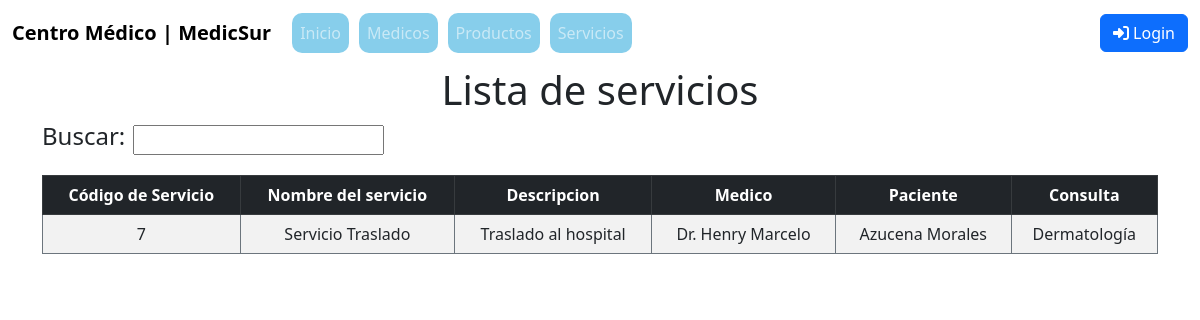
The app's page /index.php?c=Servicios&f=index with its own data.
### tables this page shows
CREATE TABLE `servicios` (
  `idServicio` int(4) NOT NULL,
  `nombreServicio` varchar(100) NOT NULL,
  `descripcion` varchar(255) NOT NULL,
  `medico_id` int(3) NOT NULL,
  `paciente_id` int(4) NOT NULL,
  `consultamedica_id` int(4) NOT NULL
);

CREATE TABLE `medicos` (
  `ID` int(3) NOT NULL,
  `Cedula` varchar(10) NOT NULL,
  `Nombres` varchar(40) NOT NULL,
  `Apellidos` varchar(40) NOT NULL,
  `Edad` varchar(3) NOT NULL,
  `Especialidad` varchar(20) NOT NULL,
  `Correo` varchar(40) NOT NULL,
  `Numero_Telefono` varchar(10) NOT NULL
);

CREATE TABLE `pacientes` (
  `idPaciente` int(4) NOT NULL,
  `nombre` varchar(150) NOT NULL,
  `cedula` varchar(10) NOT NULL,
  `edad` varchar(3) NOT NULL,
  `genero` varchar(10) NOT NULL,
  `correo` varchar(100) NOT NULL,
  `direccion` varchar(20) NOT NULL,
  `telefono` varchar(80) NOT NULL
);

CREATE TABLE `consulta_medica` (
  `idConsulta` int(4) NOT NULL,
  `nombrePaciente` varchar(150) NOT NULL,
  `email` varchar(100) NOT NULL,
  `telefono` varchar(10) NOT NULL,
  `especialidadMedica` varchar(20) NOT NULL,
  `fechaConsulta` date NOT NULL,
  `horaConsulta` time NOT NULL
);

### controller/ServiciosController.php (called while the page is built, shortened)
<?php
require_once 'model/dao/ServiciosDAO.php';
class ServiciosController
{
  private $model;
  public function __construct()
  {
    $this->model = new ServiciosDAO();
  }
  public function index()
  {
    $resultados = $this->model->selectAll("");
    require_once V_SERVICIO. 'servicios.list.php';
  }
}

### index.php (called while the page is built, shortened)
<?php
    $front = new FrontController();
    $front->ruteo();
?>

### config/Conexion.php (called while the page is built, shortened)
<?php
class Conexion{
    public static function getConexion(){
        $con = 'mysql:host=localhost;port=3306;dbname=' . DBNAME;
        $conexion = null;
        try{
            $conexion = new PDO($con, DBUSER,DBPASSWORD);
            $conexion -> setAttribute(PDO::ATTR_ERRMODE, PDO::ERRMODE_EXCEPTION);
        } catch(Exception $ex){
            echo $ex;
            die("Error " . $ex->getMessage());
        }
        return $conexion;
    }
}
?>

### model/dao/ServiciosDAO.php (called while the page is built, shortened)
<?php
require_once 'config/Conexion.php';
class ServiciosDAO
{
    private $con;
    public function __construct()
    {
        $this->con = Conexion::getConexion();
    }
    public function selectAll($parametro)
    {
        $sql = "SELECT s.idServicio, s.nombreServicio, s.descripcion, m.Nombres AS nombreMedico, p.nombre AS nombrePaciente, c.especialidadMedica AS nombreConsulta
    FROM servicios s
    INNER JOIN medicos m ON s.medico_id = m.ID
    INNER JOIN pacientes p ON s.paciente_id = p.idPaciente
    INNER JOIN consulta_medica c ON s.consultamedica_id = c.idConsulta
    WHERE (s.nombreServicio LIKE :b1 OR s.descripcion LIKE :b2 OR s.medico_id LIKE :b3 OR s.paciente_id LIKE :b4 OR s.consultamedica_id LIKE :b5)";
        $stmt = $this->con->prepare($sql);
        $conlike = '%' . $parametro . '%';
        $data = array('b1' => $conlike, 'b2' => $conlike, 'b3' => $conlike, 'b4' => $conlike, 'b5' => $conlike);
        $stmt->execute($data);
        $resultados = $stmt->fetchAll(PDO::FETCH_ASSOC);
        return $resultados;
    }
}

### view/servicio/servicios.list.php (the view, shortened to what this page needs)
<div class="container">
  <div class="row">
    <div class="col-md-6 d-flex align-items-center">
      <h4 class="me-2">Buscar: </h4>
      <input type="text" name="busquedaAjax" id="busquedaAjax" class="px-2" />
    </div>
    <div class="col-md-6 d-flex justify-content-end">
    </div>
  </div>
  <div class="table-responsive-md mt-3">
    <table class="table table-striped table-bordered border-secondary">
      <thead class="table-dark text-center">
        <th>Código de Servicio</th>
        <th>Nombre del servicio</th>
        <th>Descripcion</th>
        <th>Medico</th>
        <th>Paciente</th>
        <th>Consulta</th>
      </thead>
      <tbody class="datos-tabla text-center">
        <?php
        foreach ($resultados as $fila) {
          ?>
          <tr>
            <td>
              <?php echo $fila['idServicio'] ?>
            </td>
            <td>
              <?php echo $fila['nombreServicio'] ?>
            </td>
            <td>
              <?php echo $fila['descripcion'] ?>
            </td>
            <td>
              <?php echo $fila['nombreMedico'] ?>
            </td>
            <td>
              <?php echo $fila['nombrePaciente'] ?>
            </td>
            <td>
              <?php echo $fila['nombreConsulta'] ?>
            </td>
            <?php
        }
        ?>
        </tr>
      </tbody>
    </table>
  </div>
</div>
<!DOCTYPE html>
<html lang="en">
    <html meta="utf-8">
        <head>
        </head>
</html>

### records on screen
servicios: idServicio "7", nombreServicio "Servicio Traslado", descripcion "Traslado al hospital", medico.Nombres "Dr. Henry Marcelo", paciente.nombre "Azucena Morales", consultamedica.especialidadMedica "Dermatología"

### other values on screen
$titulo "Lista de servicios"
